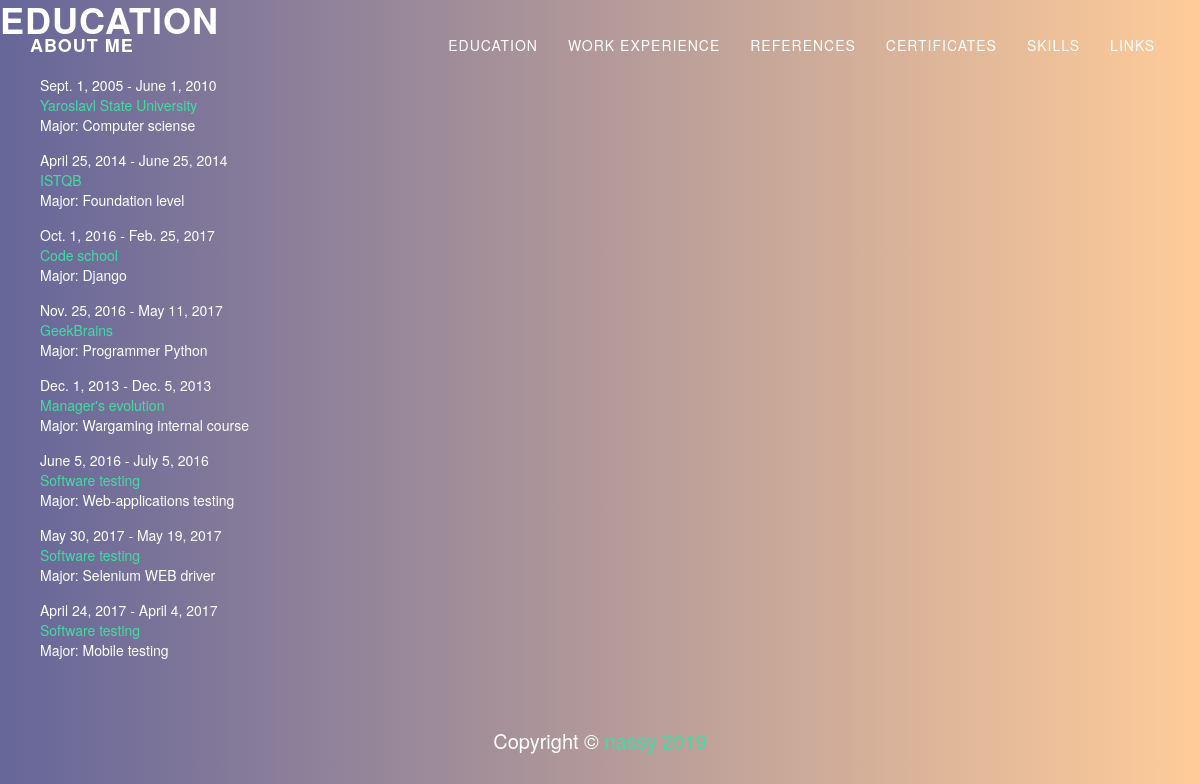
The page /education on the database as committed earlier.
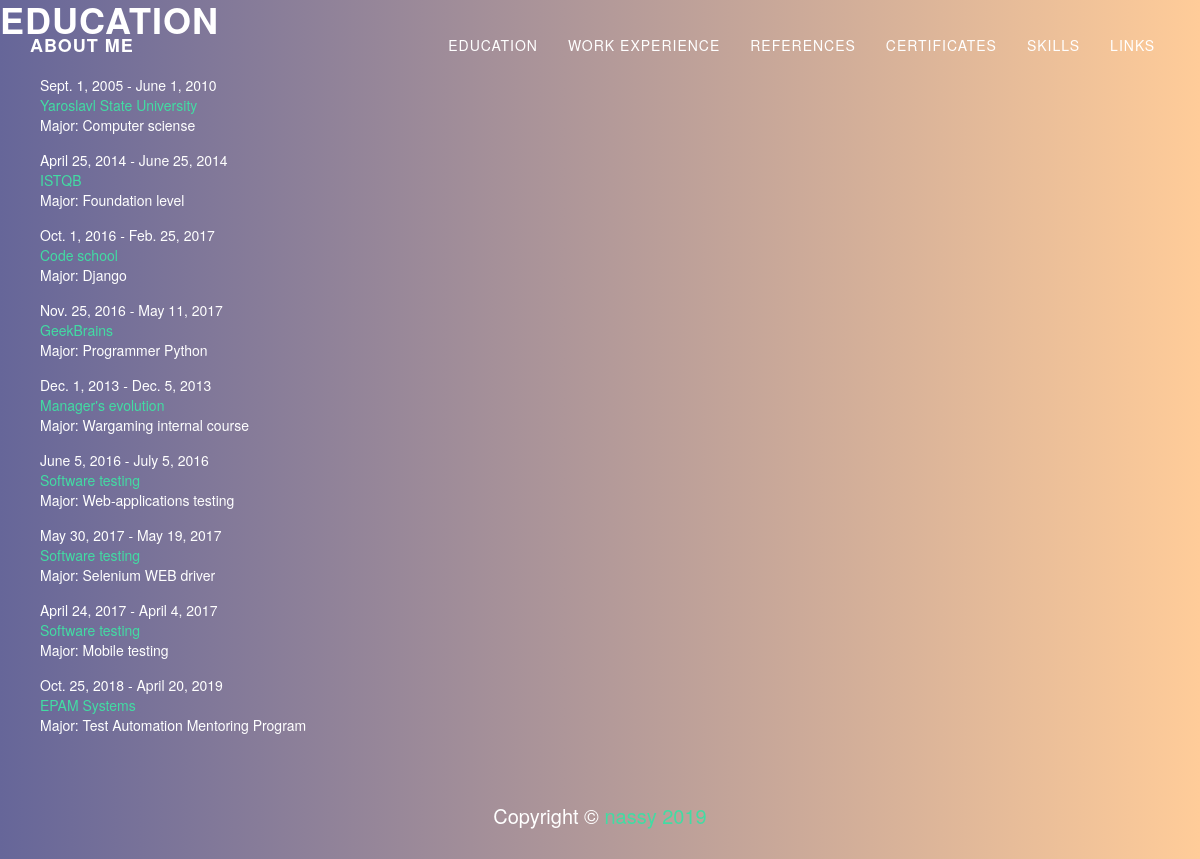
The same page on the database as committed later.
### mainapp/models.py (models this page shows, shortened)
class Education(models.Model):
    sdate = models.DateField(null=True)
    ldate = models.DateField(null=True)
    name = models.CharField(max_length=40)
    specialization = models.CharField(max_length=40)
    url = models.URLField(blank=True)

### mainapp/views.py (the view)
# urls.py: url(r'^education', edu),
def edu(request):
    schools = Education.objects.all()
    return render_to_response('education.html', {'schools': schools})

### mainapp/templates/education.html (shortened to what this page needs)
{% extends 'base.html' %}
{% load staticfiles %}
{% block content %}
    <div class="main">
        <h1>Education</h1>
        <ul>
            {% if schools %}
                {% for school in schools %}
                    <li>{{ school.sdate }} - {{ school.ldate }}<br> <a target="blank" href="{{school.url}}">{{ school.name }}</a> <br>
                        	Major: {{ school.specialization }}
                    </li>
                {% endfor %}
            {% else %}
                Have no education.
            {% endif %}
        </ul>
    </div>
{% endblock %}

Rows that differ between the two databases and show on the page:
added Education: sdate "Oct. 25, 2018", ldate "April 20, 2019", name "EPAM Systems", specialization "Test Automation Mentoring Program"
